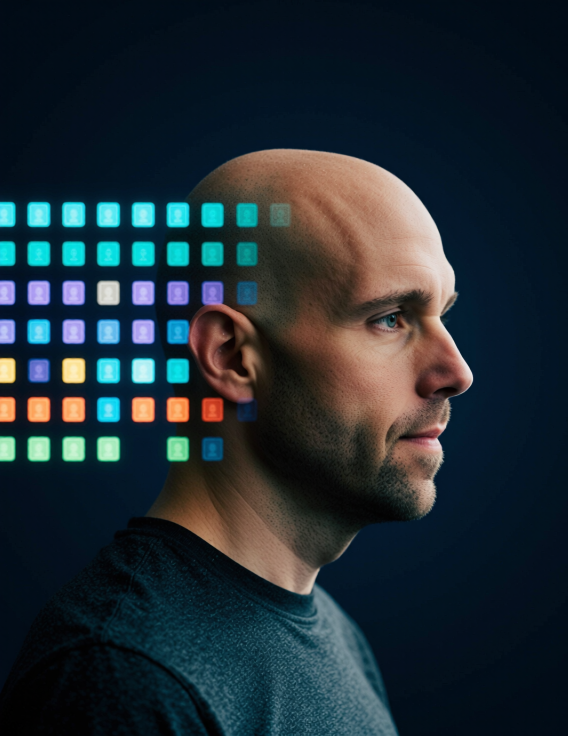
#> input picture build/cover-art/cover-b-20261120-095134.png, 1136 x 1472 px (shown at 1/2 size)
$ python make-cover.py
#> lines starting #> are read from the running program, lines starting #| are printed output that depends on the picture
#!/usr/bin/env python3
"""Compose the print cover image: art scaled to full page width, extended upward with the
matching dark navy so the title has room, then saved as a JPEG for embedding.
Input:  cover-art/cover-b-20261120-095134.png (portrait, no text)
Output: cover-art/cover-ai-memory.jpg (8.5 x 11 in at 150 dpi)
"""
from pathlib import Path
from PIL import Image, ImageFilter

HERE = Path(__file__).resolve().parent
SRC = HERE / "cover-art" / "cover-b-20261120-095134.png"
OUT = HERE / "cover-art" / "cover-ai-memory.jpg"
W, H, SHIFT = 1275, 1650, 190

art = Image.open(SRC).convert("RGB")
#> art is the input picture: PIL image 1136x1472 RGB; mean R, G, B 32.6, 44.7, 51.6
scale = W / art.width
#> scale = 1.12
art = art.resize((W, round(art.height * scale)), Image.LANCZOS)
#> art: PIL image 1275x1652 RGB

# Extension: take a blurred strip from the top rows and repeat it upward.
strip = art.crop((0, 0, W, 24)).filter(ImageFilter.GaussianBlur(14)).resize((W, 1), Image.BILINEAR)
canvas = Image.new("RGB", (W, H))
#> canvas: PIL image 1275x1650 RGB; every value is 0
canvas.paste(strip.resize((W, SHIFT + 40), Image.NEAREST), (0, 0))
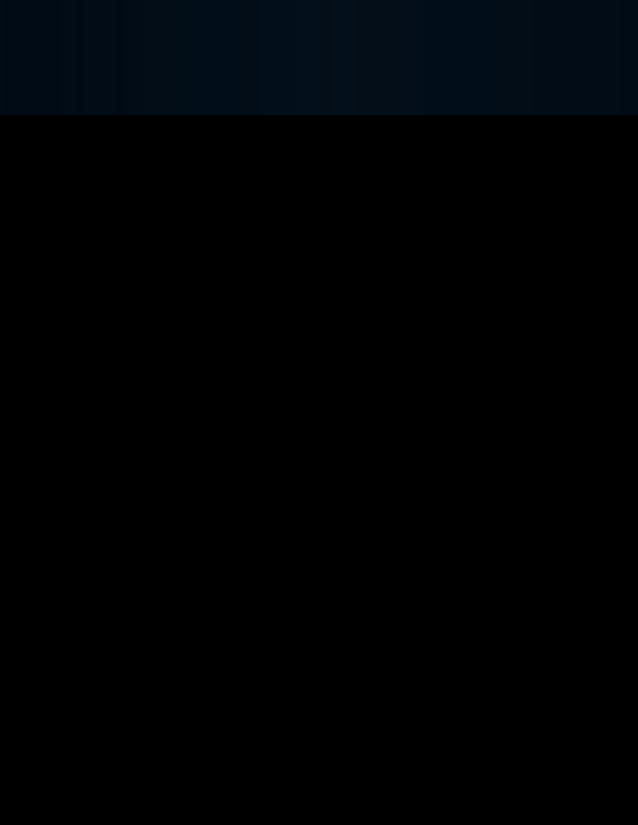
#> canvas: PIL image 1275x1650 RGB (shown at 1/2 size); mean R, G, B 0.2, 1.8, 3.3
canvas.paste(art, (0, SHIFT))
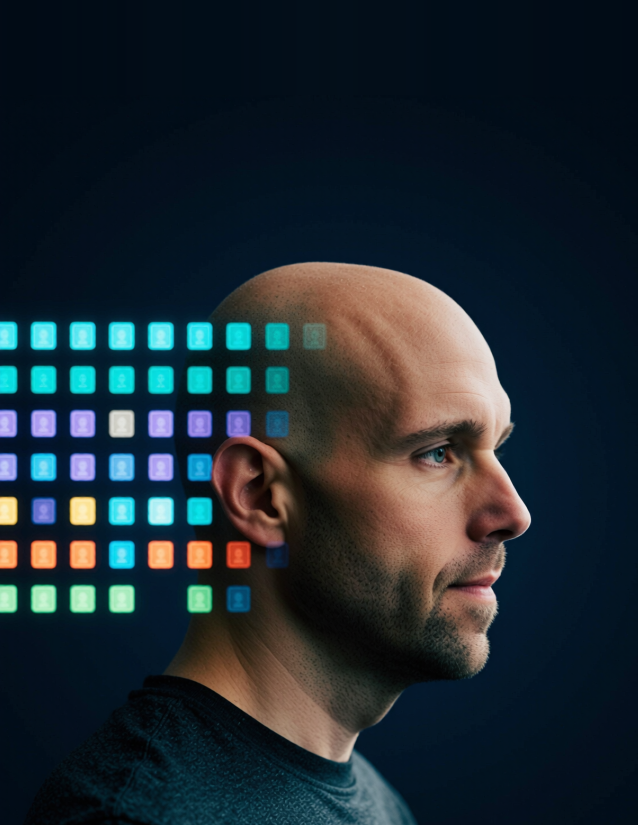
#> canvas: PIL image 1275x1650 RGB (shown at 1/2 size); mean R, G, B 31.1, 42.1, 49.2
# Soften the seam.
seam = canvas.crop((0, SHIFT - 30, W, SHIFT + 60)).filter(ImageFilter.GaussianBlur(5))
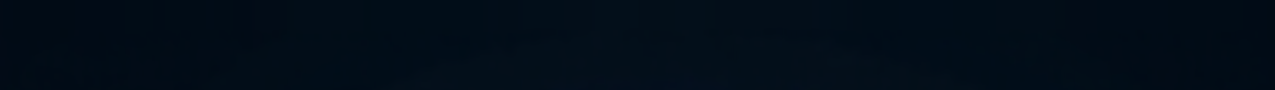
#> seam: PIL image 1275x90 RGB; mean R, G, B 1.9, 13.1, 24
canvas.paste(seam, (0, SHIFT - 30))
canvas.save(OUT, "JPEG", quality=86, optimize=True, progressive=True, subsampling=0)
print(OUT, OUT.stat().st_size)
